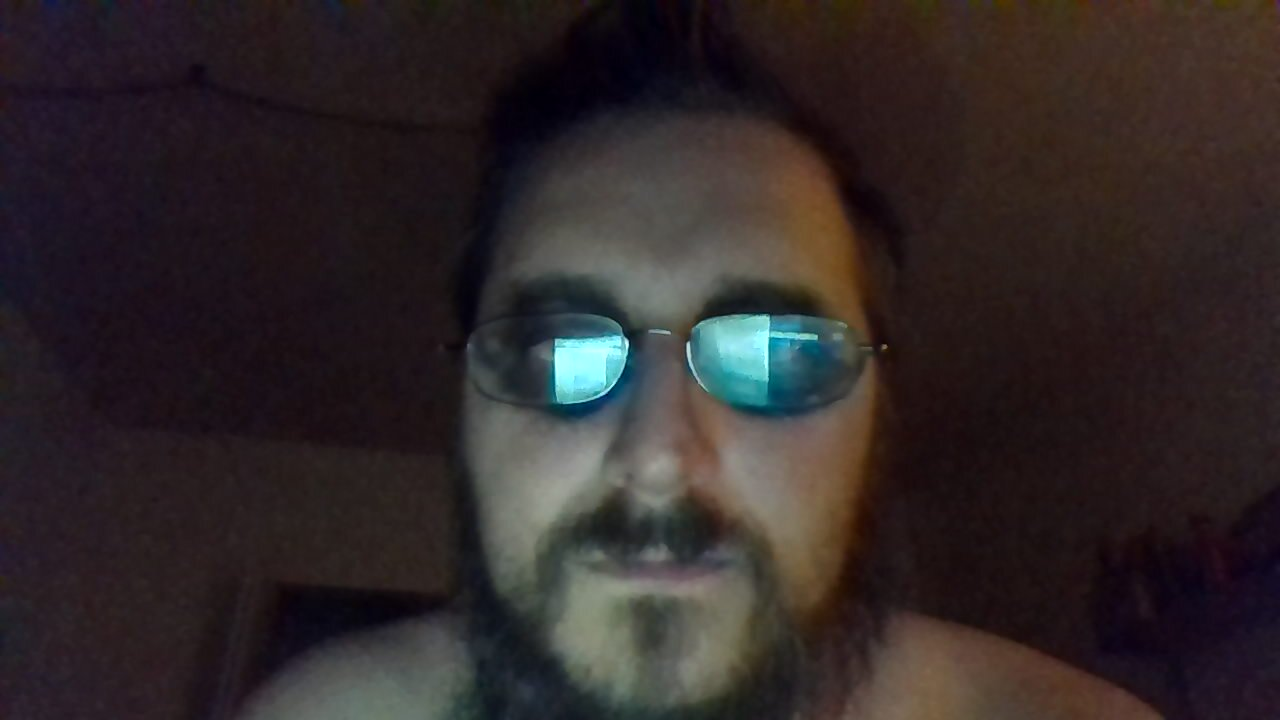
#> input picture Pictures/base_picture.jpg, 1280 x 720 px, given in place of the camera
$ python makeface.py
#> lines starting #> are read from the running program, lines starting #| are printed output that depends on the picture
import cv2

def generate():
    face_cascade = cv2.CascadeClassifier('/home/nemo/opencv-3.0.0/data/haarcascades/haarcascade_frontalface_default.xml')
    eye_cascade = cv2.CascadeClassifier('/home/nemo/opencv-3.0.0/data/haarcascades/haarcascade_eye.xml')
    #camera = cv2.VideoCapture(0)
    count = 0;
    #ret, frame = camera.read()


    while (True):
        camera = cv2.VideoCapture(0)
        ret, frame = camera.read()
#> frame is the input picture: shape (720, 1280, 3); mean B, G, R 40.7, 40.4, 48.4
        gray = cv2.cvtColor(frame, cv2.COLOR_BGR2GRAY)
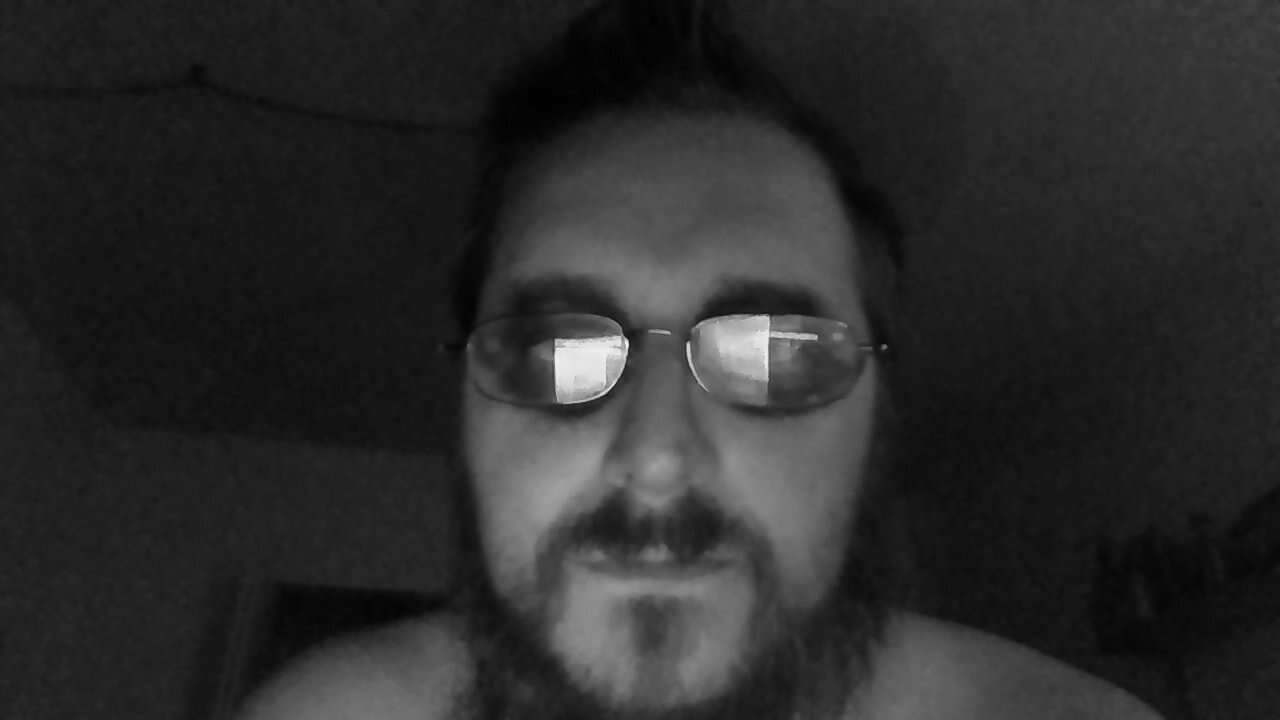
#> gray: shape (720, 1280); min 1, max 242, mean 42.9

        faces = face_cascade.detectMultiScale(gray, 1.3, 5)
#> faces = ()

        for (x, y, w, h) in faces:
            img = cv2.rectangle(frame, (x,y), (x+w,y+h), (255, 0, 0), 2)

            f = cv2.resize(gray[y:y+h, x:x+w], (200, 200))

            cv2.imwrite('/home/nemo/opencv-3.0.0/data/at/ckh/%s.pgm' % str(count), f)
            count += 1
#> this loop made 0 passes
#> after the loop, count = 0

        cv2.imshow("camera", frame)
        if cv2.waitKey(30) & 0xff == ord('q'):
#> (key q is pressed here)
            break

        camera.release()
        cv2.destroyAllWindows()

if __name__ == "__main__":
    generate()
